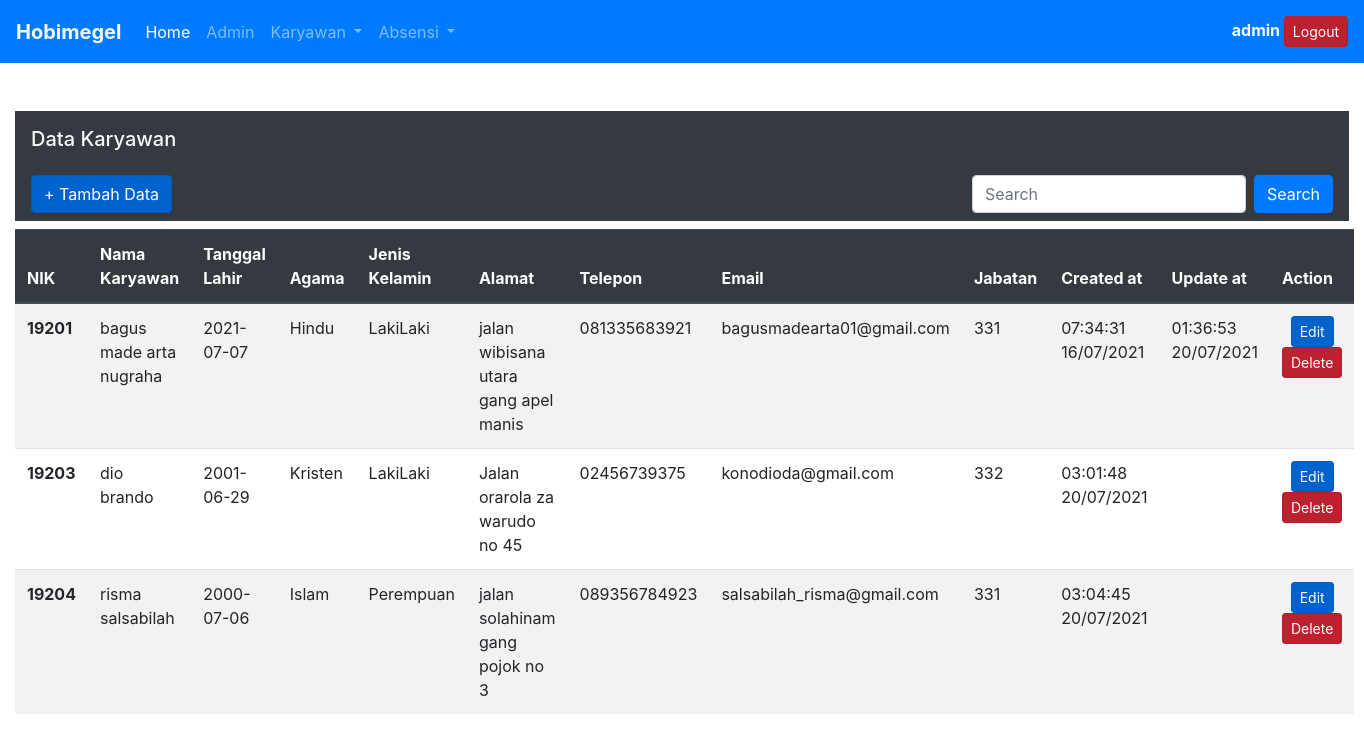
/database/datadiri.php (signed in), run on the app's committed database.
### tables this page shows
CREATE TABLE `karyawan` (
  `NIK` int(10) NOT NULL,
  `nama_karyawan` varchar(60) NOT NULL,
  `tanggal_lahir` date NOT NULL,
  `agama` varchar(10) NOT NULL,
  `jenis_kelamin` varchar(15) NOT NULL,
  `alamat` text NOT NULL,
  `telepon` varchar(20) NOT NULL,
  `email` varchar(50) NOT NULL,
  `kd_jabatan` int(10) NOT NULL,
  `created_at` varchar(50) NOT NULL,
  `update_at` varchar(50) NOT NULL
);

### database/datadiri.php (the view, shortened to what this page needs)
<?php
    require_once 'koneksi.php';
    $sql ="SELECT * FROM karyawan WHERE NIK";
    $query = $koneksi->query($sql);
?>
<!DOCTYPE html>
<html lang="en">
<head>
    <link rel="stylesheet" href="https://cdn.jsdelivr.net/npm/bootstrap@4.5.3/dist/css/bootstrap.min.css">
</head>
<body>
    <nav class="navbar navbar-expand-lg navbar-dark bg-primary">
      <a class="navbar-brand text-light font-weight-bold" href="index.php">Hobimegel</a>
      <div class="collapse navbar-collapse" id="navbarText">
        <ul class="navbar-nav mr-auto">
          <li class="nav-item active">
            <a class="nav-link" href="index.php">Home <span class="sr-only">(current)</span></a>
            <li class="nav-item">
                <a class="nav-link" href="admin.php">Admin</a>
            </li>
            <li class="nav-item dropdown">
              <a class="nav-link dropdown-toggle" href="#" id="navbarDropdownMenuLink" role="button" data-toggle="dropdown" aria-haspopup="true" aria-expanded="false">
                Karyawan
              </a>
            </li>
            <li class="nav-item dropdown">
              <a class="nav-link dropdown-toggle" href="#" id="navbarDropdownMenuLink" role="button" data-toggle="dropdown" aria-haspopup="true" aria-expanded="false">
                Absensi
              </a>
            </li>
        </ul>
        <span class="navbar-text font-weight-bold text-light">
          <?php echo $_SESSION['username']; ?>
          <a href="logout.php" class="btn btn-danger btn-sm active" role="button" aria-pressed="true">Logout</a>
        </span>
      </div>
    </nav>
    <div class="container-fluid mt-5">
      <nav class="navbar navbar-light bg-dark">
        <span class="navbar-brand text-light mb-0 h1">Data Karyawan</span>
      </nav>
      <nav class="navbar navbar-light bg-dark">
          <a href="aksi/karyawan/tambahdata.php" class="btn btn-primary btn-md active" role="button" aria-pressed="true">+ Tambah Data</a>
          <form action="datadiri.php" method="get" class="form-inline">
              <input name="cari" class="form-control mr-sm-2" type="search" placeholder="Search" aria-label="Search">
              <button  class="btn btn-primary my-2 my-sm-0" type="submit">Search</button>
          </form>
      </nav>
      <table class="table mt-2 table-striped">
        <thead class="thead-dark">
          <tr>
            <th scope="col">NIK</th>
            <th scope="col">Nama Karyawan</th>
            <th scope="col">Tanggal Lahir </th>
            <th scope="col">Agama</th>
            <th scope="col">Jenis Kelamin</th>
            <th scope="col">Alamat</th>
            <th scope="col">Telepon</th>
            <th scope="col">Email</th>
            <th scope="col">Jabatan</th>
            <th scope="col">Created at</th>
            <th scope="col">Update at</th>
            <th scope="col">Action</th>
          </tr>
        </thead>
        <tbody>
          <?php
          if(isset($_GET['cari'])){
            $cari = $_GET['cari'];
            $query = mysqli_query($koneksi,"SELECT * FROM karyawan WHERE NIK LIKE '%$cari%'
            OR nama_karyawan LIKE '%$cari%'
            OR telepon LIKE '%$cari%'
            OR email LIKE '%$cari%'");
           }else{
            $query = mysqli_query($koneksi,"SELECT * FROM karyawan ");
           }
          while($d = mysqli_fetch_array($query)){
          ?>
          <tr>
            <th scope="row"><?php echo $d['NIK']; ?></th>
            <td><?php echo $d['nama_karyawan']; ?></td>
            <td><?php echo $d['tanggal_lahir']; ?></td>
            <td><?php echo $d['agama']; ?></td>
            <td><?php echo $d['jenis_kelamin']; ?></td>
            <td><?php echo $d['alamat']; ?></td>
            <td><?php echo $d['telepon']; ?></td>
            <td><?php echo $d['email']; ?></td>
            <td><?php echo $d['kd_jabatan']; ?></td>
            <td><?php echo $d['created_at']; ?></td>
            <td><?php echo $d['update_at']; ?></td>
            <td class="text-center">
              <a href="aksi/karyawan/edit.php?NIK=<?php echo $d['NIK']; ?>" class="btn btn-primary btn-sm active" role="button" aria-pressed="true">Edit</a>
              <a href="aksi/karyawan/delete.php?NIK=<?php echo $d['NIK'] ; ?>" onClick='return tanya()' class="btn btn-danger btn-sm active" role="button" aria-pressed="true">Delete</a>
            </td>
          </tr>
          <?php
          }
          ?>
        </tbody>
      </table>
    </div>
</body>
</html>

### data on the page
karyawan: NIK "19201", nama_karyawan "bagus made arta nugraha", tanggal_lahir "2021-07-07", agama "Hindu", jenis_kelamin "LakiLaki", alamat "jalan wibisana utara gang apel manis", telepon "081335683921", email "bagusmadearta01@gmail.com", kd_jabatan "331", created_at "07:34:31 16/07/2021", update_at "01:36:53 20/07/2021"
karyawan: NIK "19203", nama_karyawan "dio brando", tanggal_lahir "2001-06-29", agama "Kristen", jenis_kelamin "LakiLaki", alamat "Jalan orarola za warudo no 45", telepon "02456739375", email "konodioda@gmail.com", kd_jabatan "332", created_at "03:01:48 20/07/2021"
karyawan: NIK "19204", nama_karyawan "risma salsabilah", tanggal_lahir "2000-07-06", agama "Islam", jenis_kelamin "Perempuan", alamat "jalan solahinam gang pojok no 3", telepon "089356784923", email "salsabilah_risma@gmail.com", kd_jabatan "331", created_at "03:04:45 20/07/2021"

### other printed values
$_SESSION['username'] "admin"
